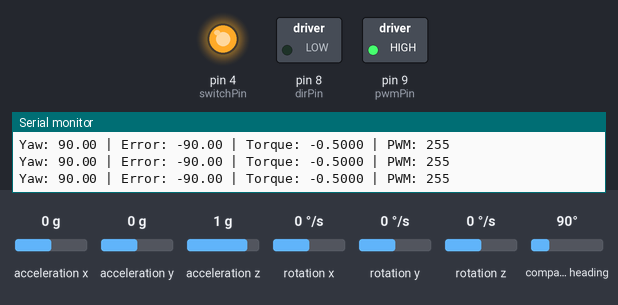
Bench run of a sketch on a simulated Arduino Uno, built with avr-gcc and run on an emulated ATmega328P. Shown: switched loads named in the sketch (green lamp = pin HIGH), output pins drawn as LEDs (lit = HIGH), the last lines printed to the serial monitor. The test bench sets the inputs (shaded band); at power-on: compass heading 90°, acceleration x 0 g, acceleration y 0 g, acceleration z 1 g, rotation x 0 °/s, rotation y 0 °/s, rotation z 0 °/s.

Above: at 3.2 s.
3.3 s: compass heading set to 176°
4.8 s: compass heading set to 186°
At 5.4 s:
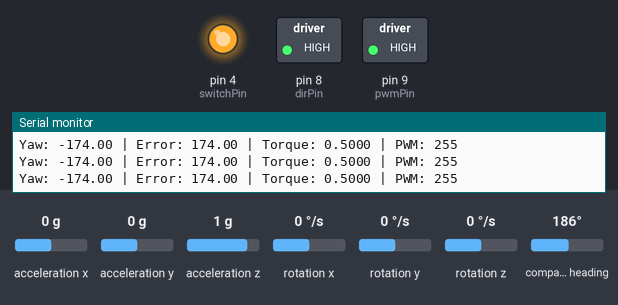
6.3 s: compass heading set to 46°
At 6.46 s:
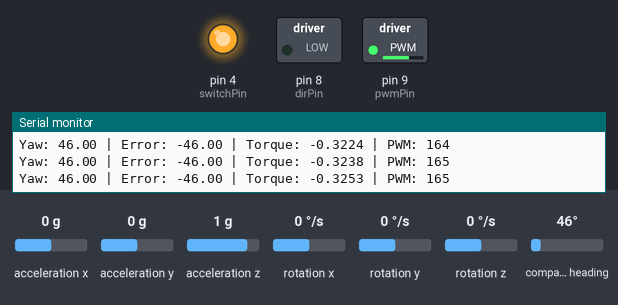
9.3 s: compass heading set to 352°
At 9.61 s:
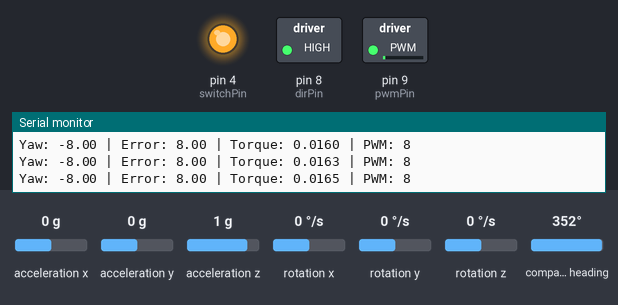
12.3 s: compass heading set to 269°
Timing chart, 0 to 14.8 s (numbered marks = the images above; inputs shaded):
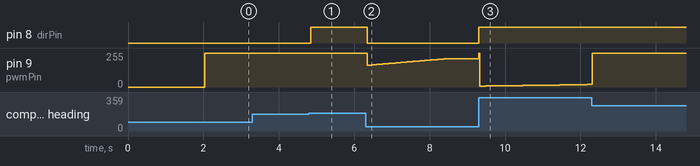

Measured:
- the behaviour switches between 180 and 181° on compass heading (found by bisection; images 0 and 1)
- after the input at 4.8 s, pin 8 (dirPin): LOW → HIGH at once
- after the input at 6.3 s, pin 8 (dirPin): HIGH → LOW at once
- after the input at 9.3 s, pin 8 (dirPin): LOW → HIGH at once

The sketch:

simple_control.ino
```cpp
#include "MPU9250.h"

MPU9250 mpu;

const int pwmPin = 9;     // PWM output: torque magnitude
const int dirPin = 8;     // Digital output: direction
const int switchPin = 4;  // Control motor controller on/off

const float supplyVoltage = 5.0;
const int pwmResolution = 255;
const float maxTorque = 0.5;

// PID Gains (tune as needed)
/*
const float Kp = 0.008;
const float Ki = 0.001;
const float Kd = 0.02;
*/
const float Kp = 0.008;
const float Ki = 0.001;
const float Kd = 0.02;

const float maxIntegral = 50.0;

float desiredYaw = 0.0;
float previousYaw = 0.0;
float previousTime = 0.0;
float integralError = 0.0;

void setup() {
    Serial.begin(115200);
    Wire.begin();
    delay(2000);

    pinMode(pwmPin, OUTPUT);
    pinMode(dirPin, OUTPUT);
    pinMode(switchPin, OUTPUT);
    digitalWrite(switchPin, HIGH);

if (!mpu.setup(0x68)) {
        while (1) {
            Serial.println("MPU connection failed.");

            delay(5000);
        }
    }
}

void loop() {
    if (mpu.update()) {
        static uint32_t prev_ms = millis();
        if (millis() > prev_ms + 25) {
            control_loop();
            prev_ms = millis();
        }
    }
}

void control_loop() {
    float currentYaw = mpu.getYaw();
    float currentTime = millis() / 1000.0;
    float dt = currentTime - previousTime;
    if (dt <= 0.0) return;  // Prevent division by zero

    // Error wrapping
    float error = desiredYaw - currentYaw;
    if (error > 180.0) error -= 360.0;
    if (error < -180.0) error += 360.0;

    // Integrate error over time
    integralError += error * dt;
    // Clamp integral to avoid windup
    integralError = constrain(integralError, -maxIntegral, maxIntegral);

    // Derivative
    float yawRate = (currentYaw - previousYaw) / dt;
    if (yawRate > 180.0 / dt) yawRate -= 360.0 / dt;
    if (yawRate < -180.0 / dt) yawRate += 360.0 / dt;

    // PID Control
    float torqueCommand = Kp * error + Ki * integralError - Kd * yawRate;
    torqueCommand = constrain(torqueCommand, -maxTorque, maxTorque);

    // Determine direction
    bool direction = (torqueCommand >= 0);
    digitalWrite(dirPin, direction ? HIGH : LOW);

    // Set PWM duty cycle proportional to magnitude
    int pwmValue = int(fabs(torqueCommand / maxTorque) * pwmResolution);
    pwmValue = constrain(pwmValue, 0, pwmResolution);
    analogWrite(pwmPin, pwmValue);

    // Print to serial monitor
    Serial.print("Yaw: ");
    Serial.print(currentYaw, 2);
    Serial.print(" | Error: ");
    Serial.print(error, 2);
    Serial.print(" | Torque: ");
    Serial.print(torqueCommand, 4);
    Serial.print(" | PWM: ");
    Serial.println(pwmValue);

    // Update state
    previousYaw = currentYaw;
    previousTime = currentTime;
}
```
